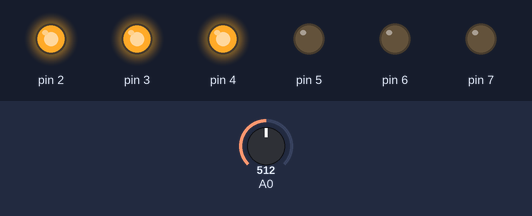
This sketch was run on a simulated Arduino Uno, built with avr-gcc and run on an emulated ATmega328P. Shown: output pins drawn as LEDs (lit = HIGH). The inputs (shaded band) are chosen by the test bench; at power-on: A0 = 512.

Above: at 1.2 s.
1.3 s: A0 set to 358
2.8 s: A0 set to 330
At 4.0 s:
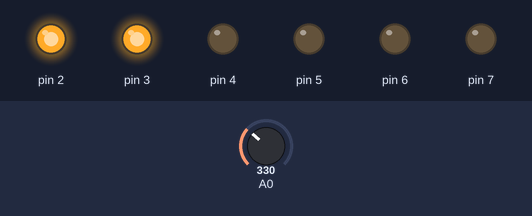
4.3 s: A0 set to 188
5.8 s: A0 set to 155
At 6.5 s:
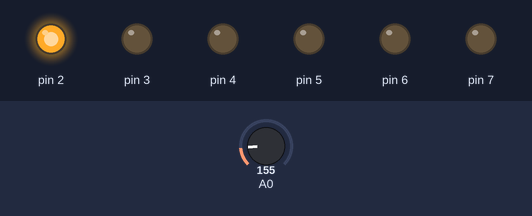
7.3 s: A0 set to 523
At 7.6 s:
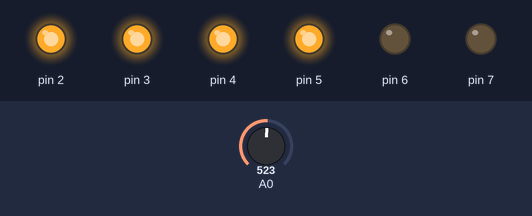
8.8 s: A0 set to 497
At 10.0 s:
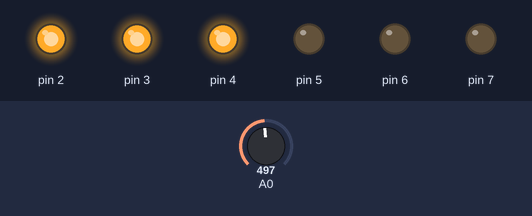
Timing chart, 0 to 11.3 s (numbered marks = the images above; inputs shaded):
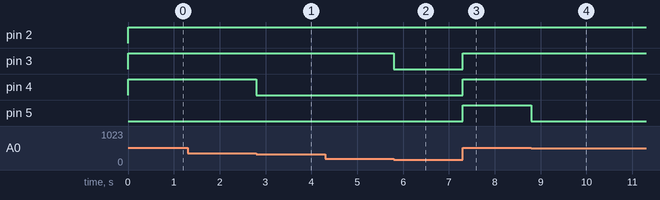

The sketch:

light.ino
```cpp
// Количество света

int photo;

void setup() {
  pinMode(2, OUTPUT);
  pinMode(3, OUTPUT);
  pinMode(4, OUTPUT);
  pinMode(5, OUTPUT);
  pinMode(6, OUTPUT);
  pinMode(7, OUTPUT);
  Serial.begin(9600);
}

void loop(){
  if(analogRead(0)<=171)
  photo = 1;
  else if(analogRead(0)<=342)
  photo = 2;
  else if(analogRead(0)<=513)
  photo = 3;
  else if(analogRead(0)<=684)
  photo = 4;
  else if(analogRead(0)<=855)
  photo = 5;
  else if(analogRead(0)<=1023)
  photo = 6;

  switch(photo){
    case 1:
      digitalWrite(2, HIGH);
      digitalWrite(3, LOW);
      digitalWrite(4, LOW);
      digitalWrite(5, LOW);
      digitalWrite(6, LOW);
      digitalWrite(7, LOW);
      break;
    case 2:
      digitalWrite(2, HIGH);
      digitalWrite(3, HIGH);
      digitalWrite(4, LOW);
      digitalWrite(5, LOW);
      digitalWrite(6, LOW);
      digitalWrite(7, LOW);
      break;
    case 3:
      digitalWrite(2, HIGH);
      digitalWrite(3, HIGH);
      digitalWrite(4, HIGH);
      digitalWrite(5, LOW);
      digitalWrite(6, LOW);
      digitalWrite(7, LOW);
      break;
    case 4:
      digitalWrite(2, HIGH);
      digitalWrite(3, HIGH);
      digitalWrite(4, HIGH);
      digitalWrite(5, HIGH);
      digitalWrite(6, LOW);
      digitalWrite(7, LOW);
      break;
    case 5:
      digitalWrite(2, HIGH);
      digitalWrite(3, HIGH);
      digitalWrite(4, HIGH);
      digitalWrite(5, HIGH);
      digitalWrite(6, HIGH);
      digitalWrite(7, LOW);
      break;
    case 6:
      digitalWrite(2, HIGH);
      digitalWrite(3, HIGH);
      digitalWrite(4, HIGH);
      digitalWrite(5, HIGH);
      digitalWrite(6, HIGH);
      digitalWrite(7, HIGH);
      break;
  }
  }
```

Measured:
- the behaviour switches between 343 and 342 on A0 (found by bisection; images 0 and 1)
- the behaviour switches between 172 and 171 on A0 (found by bisection; images 1 and 2)
- the behaviour switches between 514 and 513 on A0 (found by bisection; images 3 and 4)
- after the input at 1.3 s, every drawn part: stays the same
- after the input at 2.8 s, pin 4: HIGH → LOW at once
- after the input at 4.3 s, every drawn part: stays the same
- after the input at 5.8 s, pin 3: HIGH → LOW at once
- after the input at 7.3 s, pin 3–5: LOW → HIGH at once
- after the input at 8.8 s, pin 5: HIGH → LOW at once
